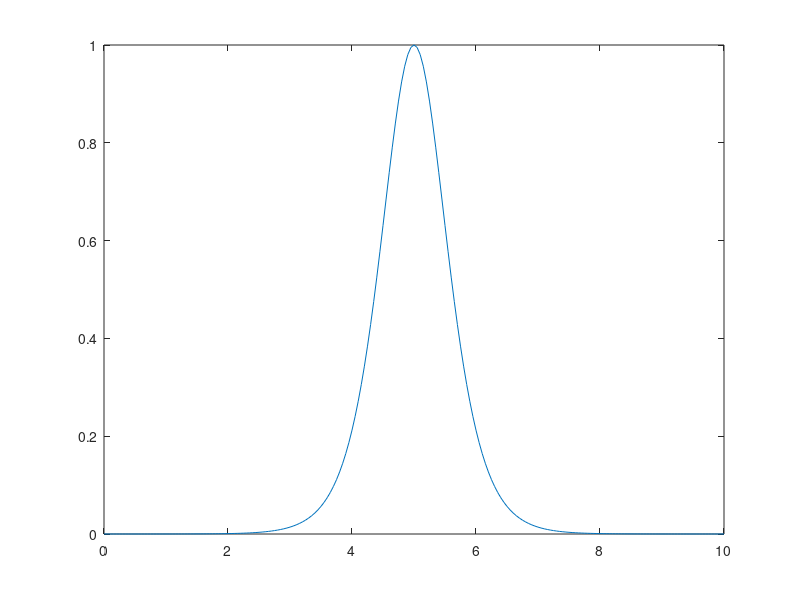
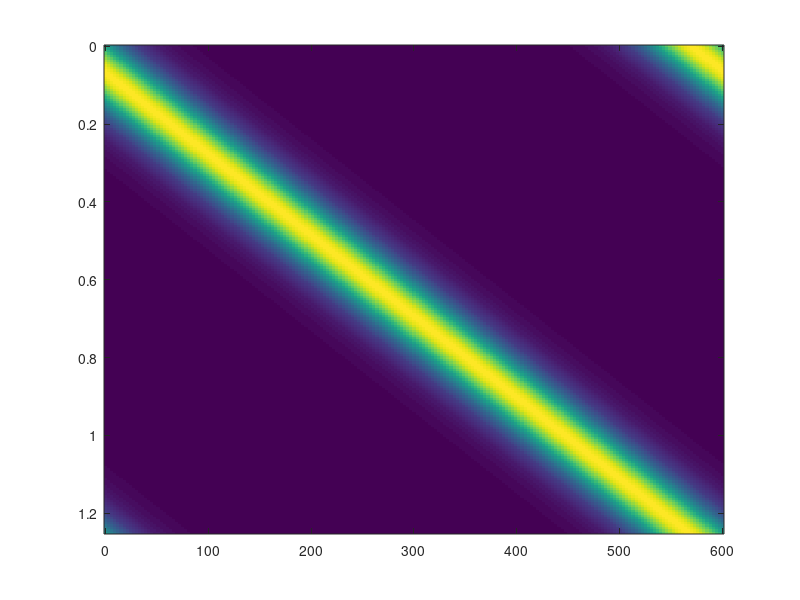

The MATLAB source for these figures, in order: (Note: this script raises an error after producing the figures.)
clear all
close all

%cols(0,:)=[1 1 1];  %use 'w'
cols(1,:)=[255 205 135]/255;  %light orange
cols(2,:)=[166 160 220]/255; %light purple
cols(3,:)=[205 66 0]/255;    %dark orange
cols(4,:)=[47 08 117]/255;   %dark purple
%cols(5,:)=[0 0 0]; %use 'k'

c=299792458;
eps0=8.85e-12;

ps=1e-12;
fs=1e-15;
um=1e-6;

Fin=.85/(.01)^2;
n=1.548;

sigx=78.7*um;       %RMS spotsize (radius)
sigz=309.7*um;
%Uin=.5*Fin*pi*sigx*sigz
Uin=3.19e-4;


fA1=.131;
eta1=2.76;

fA2=.094;
eta2=2.82;


A1=(2*eta1*fA1/n)*sqrt(2*Fin*c/eps0)*1e-6;
A2=(2*eta2*fA2/n)*sqrt(2*Fin*c/eps0)*1e-6;

%%
clc

L=600*um;

Fin=2*Uin/(pi*sigx*L/2)

taup=1.25*ps;

Pulse=@(t) sech(2*asech(1/sqrt(2))*(t)./taup).^2;
Gradh=A1*quad(Pulse,0,L/2/c)/L/sqrt(taup)
Gradl=A2*quad(Pulse,0,L/2/c)/L/sqrt(taup)



A1=(2*eta1*fA1/n)*sqrt(2*Fin*c/eps0)*1e-6;
A2=(2*eta2*fA2/n)*sqrt(2*Fin*c/eps0)*1e-6;

GradOpth=A1*quad(Pulse,0,L/2/c)/L/sqrt(taup)
GradOptl=A2*quad(Pulse,0,L/2/c)/L/sqrt(taup)

%%
T=(0:.05:10)*ps;
Nt=length(T);
del=T(round(length(T)/2));%1*ps;

figure
plot(T*1e12,Pulse(T-del))

Ntaup=round(taup/(T(2)-T(1)));
Taup=linspace(0,taup,Nt-1);

% Z=linspace(0,L,Nt-1);
% for i=1:Nt
% 
% %z=linspace(0,L,Ntaup-1)
% %for i=1:Ntaup
%     PulseMap(i,:)=circshift(Pulse(T-del)',i-round(Nt/2)-round(Ntaup/2)+2);
% end

Z=linspace(0,L,Ntaup-1);
for i=1:Nt

%z=linspace(0,L,Ntaup-1)
%for i=1:Ntaup
    PulseMap(i,:)=circshift(Pulse(T-del)',i-round(Nt/2)-round(Ntaup/2)+2);
end

figure
imagesc(Z*1e6,Taup*1e12,PulseMap)
%imagesc(z*1e6,1:Ntaup,PulseMap)



% %% Gradient calculation with fixed fluence
% 
% 
% close all
% 
% width=4;
% height=2.5;
% hFig = figure(95);
% 
% %set(gcf,'PaperPositionMode','auto')
% set(hFig,'ActivePositionProperty','position')
% set(hFig,'Units','inches')
% %set(hFig, 'Position', [0 0 width height])
% 
% set(hFig, 'Color', 'w');
% set(hFig,'Units','points')
% 
% 
% L=[100 250 500 1000]*um;
% %L=[100 250 550 1100]*um;
% tau=logspace(-14,-11,50);
% 
% j=1;
% for i=1:length(tau)
% Pulse=@(t) sech(2*asech(1/sqrt(2))*(t)./tau(i)).^2;
% 
% Grad1(i)=A1*quad(Pulse,0,L(j)/2/c)/L(j)/sqrt(tau(i));
% Grad2(i)=A2*quad(Pulse,0,L(j)/2/c)/L(j)/sqrt(tau(i));
% end
% 
% Grad=(Grad1+Grad2)/2;
% dGrad=(Grad2-Grad1)/2;
% h1=errorbar(tau*1e12,Grad,dGrad,'LineStyle','none',...
%         'Marker','o','Color',cols(3,:),'Linewidth',1,'MarkerSize',3,...
%     'MarkerFaceColor',cols(3,:));
% 
% 
% hold on
% 
% j=2;
% tau=logspace(-14,-11,51);
% for i=1:length(tau)
% Pulse=@(t) sech(2*asech(1/sqrt(2))*(t)./tau(i)).^2;
% 
% Grad1(i)=A1*quad(Pulse,0,L(j)/2/c)/L(j)/sqrt(tau(i));
% Grad2(i)=A2*quad(Pulse,0,L(j)/2/c)/L(j)/sqrt(tau(i));
% end
% 
% Grad=(Grad1+Grad2)/2;
% dGrad=(Grad2-Grad1)/2;
% h2=errorbar(tau*1e12,Grad,dGrad,'LineStyle','none',...
%         'Marker','^', 'Color',cols(1,:),'Linewidth',1,...
%     'MarkerSize',3,'MarkerFaceColor',cols(1,:));
% 
% hold on
% 
% j=3;
% clear tau Grad1 Grad2 Grad dGrad
% tau=logspace(-14,-11,49);
% %tau=logspace(-14,-11,100);
% for i=1:length(tau)
% Pulse=@(t) sech(2*asech(1/sqrt(2))*(t)./tau(i)).^2;
% 
% Grad1(i)=A1*quad(Pulse,0,L(j)/2/c)/L(j)/sqrt(tau(i));
% Grad2(i)=A2*quad(Pulse,0,L(j)/2/c)/L(j)/sqrt(tau(i));
% end
% 
% Grad=(Grad1+Grad2)/2;
% dGrad=(Grad2-Grad1)/2;
% h3=errorbar(tau*1e12,Grad,dGrad,'LineStyle','none',...
% 'Marker','s','Color',cols(4,:),'Linewidth',1,'MarkerSize',3,...
% 'MarkerFaceColor',cols(4,:));
% 
% 
% hold on
% 
% j=4;
% tau=logspace(-14,-11,50);
% for i=1:length(tau)
% Pulse=@(t) sech(2*asech(1/sqrt(2))*(t)./tau(i)).^2;
% 
% Grad1(i)=A1*quad(Pulse,0,L(j)/2/c)/L(j)/sqrt(tau(i));
% Grad2(i)=A2*quad(Pulse,0,L(j)/2/c)/L(j)/sqrt(tau(i));
% end
% 
% Grad=(Grad1+Grad2)/2;
% dGrad=(Grad2-Grad1)/2;
% h4=errorbar(tau*1e12,Grad,dGrad,'LineStyle','none',...
%     'Marker','v','Color',cols(2,:),'Linewidth',1,...
%     'MarkerSize',3,'MarkerFaceColor',cols(2,:));
%     
% 
% ax1=gca;
% set(gca,'xscale','log','Color','none');
% 
% %axis tight
% ylim([0 900])
% xlim([.1 5])
% 
% set(ax1,'XTick',[.1:.1:1 1.5 2:5])
% set(ax1,'YTick',[100:100:800])
% set(ax1,'XTickLabel',{'0.1','0.2','0.3','','0.5','','','','','1.0','1.5','2','3','4','5'})
% 
% hx=xlabel('FWHM pulse width, \tau_p [ps]');
% hy=ylabel('Average gradient, G_0 [MeV/m]');
% 
% ax2=copyobj(ax1,hFig);
% delete(get(ax2,'Children'));
% set(ax2,'Color','None','Box','off','Ygrid','on','Xgrid','on');
% set(ax2,'Xcolor',[.9 .9 .9],'Ycolor',[.9 .9 .9]);%,'XTickLabel',[],'YTickLabel',[]);
% %get(ax3)    %Unsure how to remove labels from this third axes.. will have
% %to do by hand
% uistack(ax2,'bottom');
% 
% linkaxes([ax1,ax2],'xy')
% 
% 
% 
% hL=legend([h1,h2,h3,h4],{'{\it L} = 0.1 mm','{\it L} = 0.25 mm','{\it L} = 0.5 mm','{\it L} = 1 mm'});
% set(hL,'Location','northeast','Box','Off')
% set([ax1,ax2],'FontSize', 10);
% set([hx,hy,hL],'FontSize', 10);
% 
% %export_fig LengthOptim.eps -cmyk -r300 -painters%-painters


%% Gradient calculation with fixed pulse engery


%To match 2sigz=L ->sigz=L/2

close all

width=3.25;
height=2.5;
hFig = figure(96);

%set(gcf,'PaperPositionMode','auto')
set(hFig,'ActivePositionProperty','position')
set(hFig,'Units','inches')
set(hFig, 'Position', [0 0 width height])

set(hFig, 'Color', 'w');
set(hFig,'Units','points')


L=[120 240 480 960]*um;

j=1;
tau=logspace(-14,-11,60);
for i=1:length(tau)
Pulse=@(t) sech(2*asech(1/sqrt(2))*(t)./tau(i)).^2;

Fin=2*Uin/(pi*sigx*L(j)/2);
A1=(2*eta1*fA1/n)*sqrt(2*Fin*c/eps0)*1e-9;
A2=(2*eta2*fA2/n)*sqrt(2*Fin*c/eps0)*1e-9;

Grad1(i)=A1*quad(Pulse,0,L(j)/2/c)/L(j)/sqrt(tau(i));
Grad2(i)=A2*quad(Pulse,0,L(j)/2/c)/L(j)/sqrt(tau(i));
end

Grad=(Grad1+Grad2)/2;
dGrad=(Grad2-Grad1)/2;
h1=errorbar(tau*1e12,Grad,dGrad,'LineStyle','none',...
        'Marker','o','Color',cols(3,:),'Linewidth',1,'MarkerSize',3,...
    'MarkerFaceColor',cols(3,:));
hold on

j=2;
tau=logspace(-14,-11,61);
for i=1:length(tau)
Pulse=@(t) sech(2*asech(1/sqrt(2))*(t)./tau(i)).^2;

Fin=2*Uin/(pi*sigx*L(j)/2);
A1=(2*eta1*fA1/n)*sqrt(2*Fin*c/eps0)*1e-9;
A2=(2*eta2*fA2/n)*sqrt(2*Fin*c/eps0)*1e-9;
Grad1(i)=A1*quad(Pulse,0,L(j)/2/c)/L(j)/sqrt(tau(i));
Grad2(i)=A2*quad(Pulse,0,L(j)/2/c)/L(j)/sqrt(tau(i));
end

Grad=(Grad1+Grad2)/2;
dGrad=(Grad2-Grad1)/2;
h2=errorbar(tau*1e12,Grad,dGrad,'LineStyle','none',...
        'Marker','^', 'Color',cols(1,:),'Linewidth',1,...
    'MarkerSize',3,'MarkerFaceColor',cols(1,:));
hold on

j=3;
clear tau Grad1 Grad2 Grad dGrad
tau=logspace(-14,-11,59);
%tau=logspace(-14,-11,100);
for i=1:length(tau)
Pulse=@(t) sech(2*asech(1/sqrt(2))*(t)./tau(i)).^2;
Fin=2*Uin/(pi*sigx*L(j)/2);
A1=(2*eta1*fA1/n)*sqrt(2*Fin*c/eps0)*1e-9;
A2=(2*eta2*fA2/n)*sqrt(2*Fin*c/eps0)*1e-9;
Grad1(i)=A1*quad(Pulse,0,L(j)/2/c)/L(j)/sqrt(tau(i));
Grad2(i)=A2*quad(Pulse,0,L(j)/2/c)/L(j)/sqrt(tau(i));
end

Grad=(Grad1+Grad2)/2;
dGrad=(Grad2-Grad1)/2;
h3=errorbar(tau*1e12,Grad,dGrad,'LineStyle','none',...
'Marker','s','Color',cols(4,:),'Linewidth',1,'MarkerSize',3,...
'MarkerFaceColor',cols(4,:));

hold on

j=4;
tau=logspace(-14,-11,60);
for i=1:length(tau)
Pulse=@(t) sech(2*asech(1/sqrt(2))*(t)./tau(i)).^2;
Fin=2*Uin/(pi*sigx*L(j)/2);
A1=(2*eta1*fA1/n)*sqrt(2*Fin*c/eps0)*1e-9;
A2=(2*eta2*fA2/n)*sqrt(2*Fin*c/eps0)*1e-9;
Grad1(i)=A1*quad(Pulse,0,L(j)/2/c)/L(j)/sqrt(tau(i));
Grad2(i)=A2*quad(Pulse,0,L(j)/2/c)/L(j)/sqrt(tau(i));
end

Grad=(Grad1+Grad2)/2;
dGrad=(Grad2-Grad1)/2;
h4=errorbar(tau*1e12,Grad,dGrad,'LineStyle','none',...
    'Marker','v','Color',cols(2,:),'Linewidth',1,...
    'MarkerSize',2,'MarkerFaceColor',cols(2,:));
ax1=gca;
set(gca,'xscale','log','Color','none');

%axis tight
ylim([0 1.75])
xlim([.1 5])

hx=xlabel('FWHM pulse width, \tau_p [ps]');
set(ax1,'XTick',[.1:.1:1 1.5 2:5]);
set(ax1,'XTickLabel',{'0.1','0.2','0.3','','0.5','','','','','1.0','1.5','2','3','4','5'});

hy=ylabel('Average gradient, {\it G}_0 [GeV/m]');
set(ax1,'YTick',[0:.1:1.7]);
set(ax1,'YTickLabel',{'','0.1','','0.3','','0.5','','0.7','','0.9','','1.1','','1.3','','1.5','','1.7'});

ax2=copyobj(ax1,hFig);
delete(get(ax2,'Children'));
set(ax2,'Color','None','Box','off','Ygrid','on','Xgrid','on');
set(ax2,'Xcolor',[.9 .9 .9],'Ycolor',[.9 .9 .9]);%,'XTickLabel',[],'YTickLabel',[]);
%get(ax3)    %Unsure how to remove labels from this third axes.. will have
%to do by hand
uistack(ax2,'bottom');

linkaxes([ax1,ax2],'xy')

hL=legend([h1,h2,h3,h4],{'{\it L} = 0.12 mm','{\it L} = 0.24 mm','{\it L} = 0.48 mm','{\it L} = 0.96 mm'});
set(hL,'Location','northeast','Box','Off')

set([ax1,ax2],'FontSize', 10);
set([hx,hy,hL],'FontSize', 10);

export_fig LengthOptim.eps -cmyk -r300 -painters%-painters
%% Plot energy gain now

%To match 2sigz=L ->sigz=L/2

close all

width=3.25;
height=2.5;
hFig = figure(97);

%set(gcf,'PaperPositionMode','auto')
set(hFig,'ActivePositionProperty','position')
set(hFig,'Units','inches')
set(hFig, 'Position', [0 0 width height])

set(hFig, 'Color', 'w');
set(hFig,'Units','points')


L=[120 240 480 960]*um;


tau=logspace(-14,-11,100);

scale=1e-3;
j=1;
for i=1:length(tau)
Pulse=@(t) sech(2*asech(1/sqrt(2))*(t)./tau(i)).^2;

Fin=2*Uin/(pi*sigx*L(j)/2);
A1=(2*eta1*fA1/n)*sqrt(2*Fin*c/eps0)*scale;
A2=(2*eta2*fA2/n)*sqrt(2*Fin*c/eps0)*scale;

Grad1(i)=A1*quad(Pulse,0,L(j)/2/c)/L(j)/sqrt(tau(i));
Grad2(i)=A2*quad(Pulse,0,L(j)/2/c)/L(j)/sqrt(tau(i));
end

E1=Grad1*L(j);
E2=Grad2*L(j);

h1a=semilogx(tau*1e12,E1,'Color',cols(3,:),'Linewidth',1);
hold on
h1b=semilogx(tau*1e12,E2,'Color',cols(3,:),'Linewidth',1,'LineStyle','--');

hold on

j=2;
for i=1:length(tau)
Pulse=@(t) sech(2*asech(1/sqrt(2))*(t)./tau(i)).^2;

Fin=2*Uin/(pi*sigx*L(j)/2);
A1=(2*eta1*fA1/n)*sqrt(2*Fin*c/eps0)*scale;
A2=(2*eta2*fA2/n)*sqrt(2*Fin*c/eps0)*scale;
Grad1(i)=A1*quad(Pulse,0,L(j)/2/c)/L(j)/sqrt(tau(i));
Grad2(i)=A2*quad(Pulse,0,L(j)/2/c)/L(j)/sqrt(tau(i));
end

E1=Grad1*L(j);
E2=Grad2*L(j);

h2a=semilogx(tau*1e12,E1,'Color',cols(1,:),'Linewidth',1);
hold on
h2b=semilogx(tau*1e12,E2,'Color',cols(1,:),'Linewidth',1,'LineStyle','--');

hold on

j=3;
for i=1:length(tau)
Pulse=@(t) sech(2*asech(1/sqrt(2))*(t)./tau(i)).^2;
Fin=2*Uin/(pi*sigx*L(j)/2);
A1=(2*eta1*fA1/n)*sqrt(2*Fin*c/eps0)*scale;
A2=(2*eta2*fA2/n)*sqrt(2*Fin*c/eps0)*scale;
Grad1(i)=A1*quad(Pulse,0,L(j)/2/c)/L(j)/sqrt(tau(i));
Grad2(i)=A2*quad(Pulse,0,L(j)/2/c)/L(j)/sqrt(tau(i));
end

E1=Grad1*L(j);
E2=Grad2*L(j);

h3a=semilogx(tau*1e12,E1,'Color',cols(4,:),'Linewidth',1);
hold on
h3b=semilogx(tau*1e12,E2,'Color',cols(4,:),'Linewidth',1,'LineStyle','--');


hold on

j=4;
for i=1:length(tau)
Pulse=@(t) sech(2*asech(1/sqrt(2))*(t)./tau(i)).^2;
Fin=2*Uin/(pi*sigx*L(j)/2);
A1=(2*eta1*fA1/n)*sqrt(2*Fin*c/eps0)*scale;
A2=(2*eta2*fA2/n)*sqrt(2*Fin*c/eps0)*scale;
Grad1(i)=A1*quad(Pulse,0,L(j)/2/c)/L(j)/sqrt(tau(i));
Grad2(i)=A2*quad(Pulse,0,L(j)/2/c)/L(j)/sqrt(tau(i));
end

E1=Grad1*L(j);
E2=Grad2*L(j);

h4a=semilogx(tau*1e12,E1,'Color',cols(2,:),'Linewidth',1);
hold on
h4b=semilogx(tau*1e12,E2,'Color',cols(2,:),'Linewidth',1,'LineStyle','--');

ax1=gca;
set(gca,'xscale','log','Color','none');

%axis tight
ylim([0 225])
xlim([.1 5])

hx=xlabel('FWHM pulse width, \tau_p [ps]');
set(ax1,'XTick',[.1:.1:1 1.5 2:5]);
set(ax1,'XTickLabel',{'0.1','0.2','0.3','','0.5','','','','','1.0','1.5','2','3','4','5'});

hy=ylabel('Average energy gain, \Delta{\it E} [keV]');
set(ax1,'YTick',[0:25:225]);
%set(ax1,'YTickLabel',{'','0.1','','0.3','','0.5','','0.7','','0.9','','1.1
%','','1.3','','1.5','','1.7'});

%**************************

ax2=copyobj(ax1,hFig);
delete(get(ax2,'Children'));
set(ax2,'Color','None','Box','off','Ygrid','on','Xgrid','on');
set(ax2,'Xcolor',[.9 .9 .9],'Ycolor',[.9 .9 .9]);%,'XTickLabel',[],'YTickLabel',[]);
%get(ax3)    %Unsure how to remove labels from this third axes.. will have
%to do by hand
uistack(ax2,'bottom');

linkaxes([ax1,ax2],'xy')

hL=legend([h1a,h2a,h3a,h4a],{'{\it L} = 0.12 mm','{\it L} = 0.24 mm','{\it L} = 0.48 mm','{\it L} = 0.96 mm'});
set(hL,'Location','southeast','Box','Off')

set([ax1,ax2],'FontSize', 10);
set([hx,hy,hL],'FontSize', 10);

export_fig LengthOptimE.eps -cmyk -r300 -painters%-painters

%%
